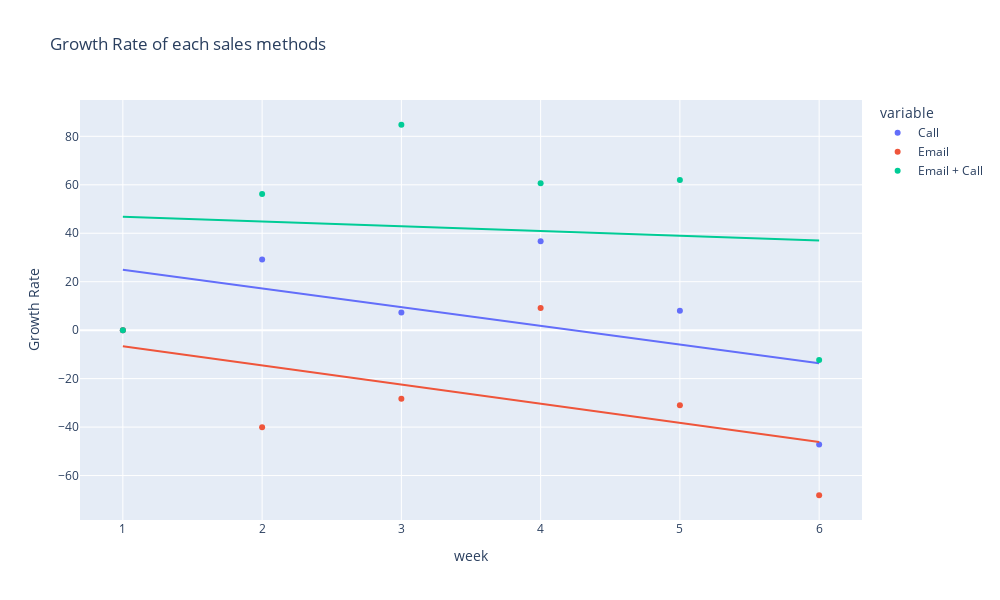

Source (notebook cell):
### Code cell
px.scatter(GR
                      , x = 'week'
                      , y = ['Call', 'Email', 'Email + Call']
                      , trendline = 'ols'
                      , width = 1000
                      , height = 600
                      , title = 'Growth Rate of each sales methods'
).update_layout(
    yaxis_title="Growth Rate"
)
plt.show()

### Figure 1 — Plotly figure (JSON) as saved in the notebook; plotly's stock layout.template omitted (floating-point values rounded to 4 significant figures)
{"data": [{"hovertemplate": "variable=Call<br>week=%{x}<br>value=%{y}<extra></extra>", "legendgroup": "Call", "marker": {"color": "#636efa", "symbol": "circle"}, "mode": "markers", "name": "Call", "orientation": "v", "showlegend": true, "type": "scatter", "x": [1, 2, 3, 4, 5, 6], "xaxis": "x", "y": [0, 29.18, 7.266, 36.68, 8.022, -47.21], "yaxis": "y"}, {"hovertemplate": "<b>OLS trendline</b><br>value = -7.717 * week + 32.6662<br>R<sup>2</sup>=0.239535<br><br>variable=Call<br>week=%{x}<br>value=%{y} <b>(trend)</b><extra></extra>", "legendgroup": "Call", "marker": {"color": "#636efa", "symbol": "circle"}, "mode": "lines", "name": "Call", "showlegend": false, "type": "scatter", "x": [1, 2, 3, 4, 5, 6], "xaxis": "x", "y": [24.95, 17.23, 9.515, 1.798, -5.919, -13.64], "yaxis": "y"}, {"hovertemplate": "variable=Email<br>week=%{x}<br>value=%{y}<extra></extra>", "legendgroup": "Email", "marker": {"color": "#EF553B", "symbol": "circle"}, "mode": "markers", "name": "Email", "orientation": "v", "showlegend": true, "type": "scatter", "x": [1, 2, 3, 4, 5, 6], "xaxis": "x", "y": [0, -40.03, -28.3, 9.106, -31.0, -68.12], "yaxis": "y"}, {"hovertemplate": "<b>OLS trendline</b><br>value = -7.88941 * week + 1.22095<br>R<sup>2</sup>=0.278643<br><br>variable=Email<br>week=%{x}<br>value=%{y} <b>(trend)</b><extra></extra>", "legendgroup": "Email", "marker": {"color": "#EF553B", "symbol": "circle"}, "mode": "lines", "name": "Email", "showlegend": false, "type": "scatter", "x": [1, 2, 3, 4, 5, 6], "xaxis": "x", "y": [-6.668, -14.56, -22.45, -30.34, -38.23, -46.12], "yaxis": "y"}, {"hovertemplate": "variable=Email + Call<br>week=%{x}<br>value=%{y}<extra></extra>", "legendgroup": "Email + Call", "marker": {"color": "#00cc96", "symbol": "circle"}, "mode": "markers", "name": "Email + Call", "orientation": "v", "showlegend": true, "type": "scatter", "x": [1, 2, 3, 4, 5, 6], "xaxis": "x", "y": [0, 56.21, 84.78, 60.65, 61.96, -12.35], "yaxis": "y"}, {"hovertemplate": "<b>OLS trendline</b><br>value = -1.96008 * week + 48.7351<br>R<sup>2</sup>=0.008970<br><br>variable=Email + Call<br>week=%{x}<br>value=%{y} <b>(trend)</b><extra></extra>", "legendgroup": "Email + Call", "marker": {"color": "#00cc96", "symbol": "circle"}, "mode": "lines", "name": "Email + Call", "showlegend": false, "type": "scatter", "x": [1, 2, 3, 4, 5, 6], "xaxis": "x", "y": [46.78, 44.81, 42.85, 40.89, 38.93, 36.97], "yaxis": "y"}], "layout": {"height": 600, "legend": {"title": {"text": "variable"}, "tracegroupgap": 0}, "title": {"text": "Growth Rate of each sales methods"}, "width": 1000, "xaxis": {"anchor": "y", "domain": [0, 1], "title": {"text": "week"}}, "yaxis": {"anchor": "x", "domain": [0, 1], "title": {"text": "Growth Rate"}}}}
